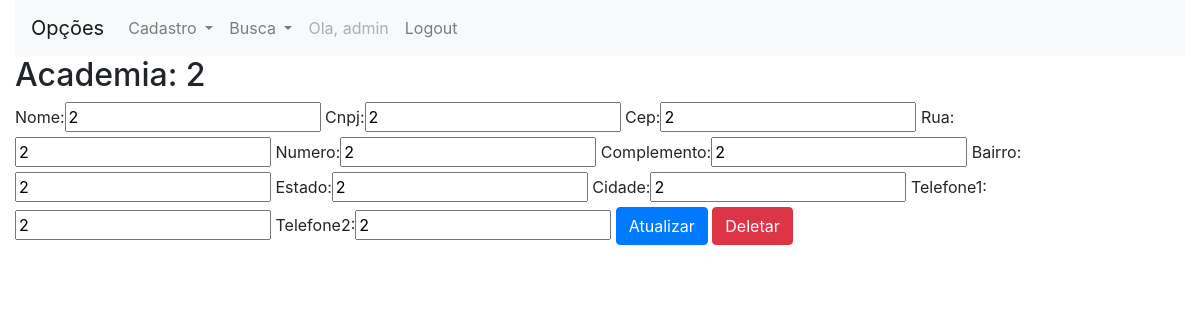
/core/update_academia/2/ (signed in), run on an earlier commit of the app's database.
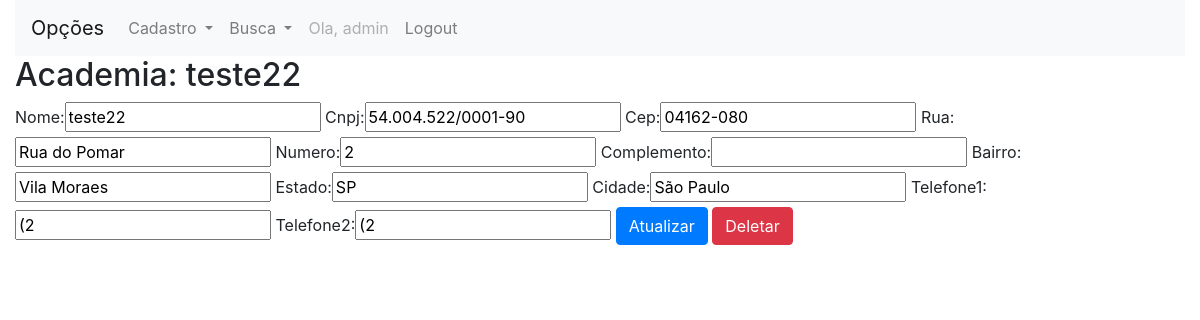
And on a later commit of the database.
### core/models.py (models this page shows, shortened)
class Academia(models.Model):
    IDAcademia = models.AutoField(primary_key=True, unique=True)
    Nome = models.CharField(max_length=45)
    CNPJ = models.CharField(max_length=20, unique=True)
    CEP = models.CharField(max_length=20)
    Rua = models.CharField(max_length=50)
    Numero = models.SmallIntegerField()
    Complemento = models.CharField(max_length=50, blank=True, null=True)
    Bairro = models.CharField(max_length=50)
    Estado = models.CharField(max_length=50)
    Cidade = models.CharField(max_length=50)
    Telefone1 = models.CharField(max_length=20)
    Telefone2 = models.CharField(max_length=20)

### core/views.py (the view)
# urls.py: url(r'^update_academia/(?P<IDAcademia>\d+)/$', update_academia, name='core_update_academia'),
@login_required
def update_academia(request, IDAcademia):
    data = {}
    academia = Academia.objects.get(IDAcademia=IDAcademia)
    form = AcademiaForm(request.POST or None, instance=academia)
    data['academia'] = academia
    data['form'] = form
    if request.method == 'POST':
        if form.is_valid():
            form.save()
            return redirect("search_academia")
    return render(request, 'core/update_academia.html', data)

### core/forms.py
class AcademiaForm(ModelForm):
    CEP = BRZipCodeField(label='CEP')
    Estado = BRStateChoiceField(label='Estado')
    CNPJ = BRCNPJField(label='CNPJ')
    class Meta:
        model = Academia
        fields = '__all__'

### core/templates/core/update_academia.html (shortened to what this page needs)
{% extends 'core/base.html' %}
{% load bootstrap %}
{% block main %}
{% include 'core/menu.html' %}
<h2>Academia: {{academia.Nome}}</h2>
<form action="{% url 'core_update_academia' academia.IDAcademia  %}" method="POST">
    {{ form|bootstrap }}
    <button type="submit" class="btn btn-primary">Atualizar</button>
    <div class="btn-danger btn" role="alert"><a style="color: white" href="{% url 'core_delete_academia' academia.IDAcademia %}">Deletar</a></div>
</form>
{% endblock %}

What changed in the data, as far as the page shows it:
changed Academia: Nome "2" → "teste22"; CNPJ "2" → "54.004.522/0001-90"; CEP "2" → "04162-080"; Rua "2" → "Rua do Pomar"; Complemento "2" → (not shown); Bairro "2" → "Vila Moraes"; Estado "2" → "SP"; Cidade "2" → "São Paulo"; Telefone1 "2" → "(2"; Telefone2 "2" → "(2"
